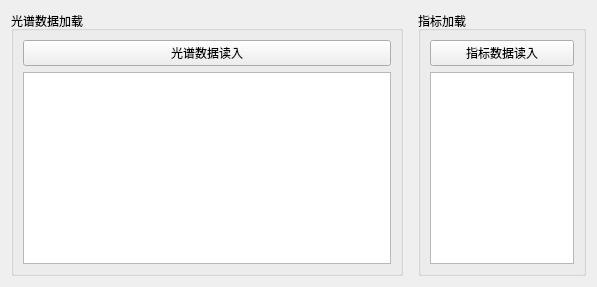
      <widget class="QWidget" name="tab_position">
       <attribute name="icon">
        <iconset>
         <normaloff>../source/icon/XLS.png</normaloff>../source/icon/XLS.png</iconset>
       </attribute>
       <attribute name="title">
        <string>数据读取</string>
       </attribute>
       <layout class="QHBoxLayout" name="horizontalLayout" stretch="7,3">
        <property name="spacing">
         <number>15</number>
        </property>
        <item>
         <widget class="QGroupBox" name="groupBox">
          <property name="title">
           <string>光谱数据加载</string>
          </property>
          <layout class="QVBoxLayout" name="verticalLayout">
           <item>
            <widget class="QPushButton" name="btn_SpectrumInput">
             <property name="text">
              <string>光谱数据读入</string>
             </property>
            </widget>
           </item>
           <item>
            <widget class="QTableWidget" name="dataset_Spectrumtable"/>
           </item>
          </layout>
         </widget>
        </item>
        <item>
         <widget class="QGroupBox" name="groupBox_4">
          <property name="title">
           <string>指标加载</string>
          </property>
          <layout class="QVBoxLayout" name="verticalLayout_2">
           <item>
            <widget class="QPushButton" name="btn_IndexInput_2">
             <property name="text">
              <string>指标数据读入</string>
             </property>
            </widget>
           </item>
           <item>
            <widget class="QTableWidget" name="dataset_Indextable_2"/>
           </item>
          </layout>
         </widget>
        </item>
       </layout>
      </widget>
